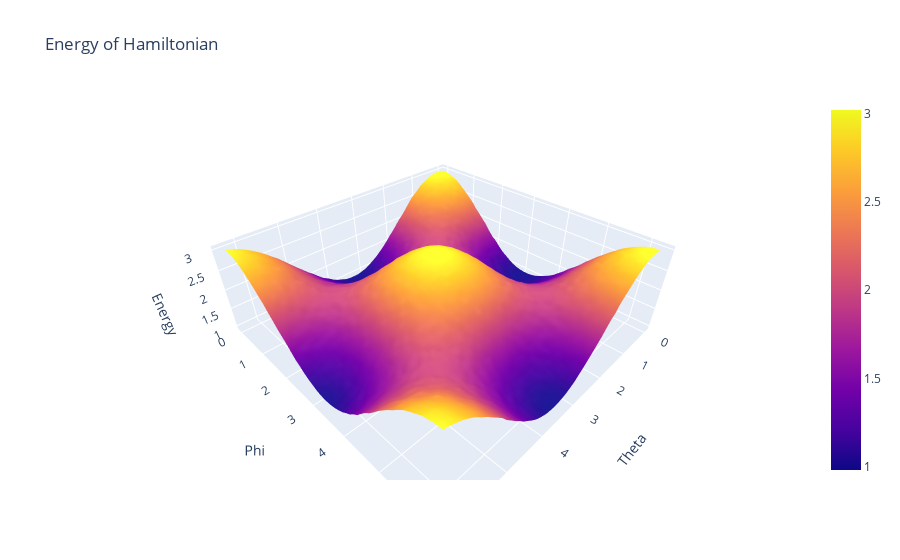

The cell this chart's notebook holds for it:
### Markdown cell above
# CHeck energy surface in parameter space

### Code cell
import numpy as np
import plotly.graph_objects as go

resolution = 50
theta = np.linspace(0, 2*np.pi, resolution)
phi = np.linspace(0, 2*np.pi, resolution)
energies = np.zeros((resolution, resolution))

# Calculate energy values
for i in range(resolution):
    print(i)
    for j in range(resolution):
        energies[i, j] = vqe_step(theta[i], phi[j], False)

# Create 3D plot
fig = go.Figure(data=[go.Surface(z=energies, x=theta, y=phi)])

# Set labels and title
fig.update_layout(scene=dict(
                    xaxis_title='Theta',
                    yaxis_title='Phi',
                    zaxis_title='Energy',
                    ),
                    title='Energy of Hamiltonian')

# Show plot
fig.show()

### Figure 1 — Plotly figure (JSON) as saved in the notebook; plotly's stock layout.template omitted (floating-point values rounded to 4 significant figures; data arrays with more than 128 entries replaced by an {"elided": "..."} marker saying what was removed)
{"data": [{"type": "surface", "x": [0, 0.1282, 0.2565, 0.3847, 0.5129, 0.6411, 0.7694, 0.8976, 1.026, 1.154, 1.282, 1.411, 1.539, 1.667, 1.795, 1.923, 2.052, 2.18, 2.308, 2.436, 2.565, 2.693, 2.821, 2.949, 3.077, 3.206, 3.334, 3.462, 3.59, 3.719, 3.847, 3.975, 4.103, 4.232, 4.36, 4.488, 4.616, 4.744, 4.873, 5.001, 5.129, 5.257, 5.386, 5.514, 5.642, 5.77, 5.899, 6.027, 6.155, 6.283], "y": [0, 0.1282, 0.2565, 0.3847, 0.5129, 0.6411, 0.7694, 0.8976, 1.026, 1.154, 1.282, 1.411, 1.539, 1.667, 1.795, 1.923, 2.052, 2.18, 2.308, 2.436, 2.565, 2.693, 2.821, 2.949, 3.077, 3.206, 3.334, 3.462, 3.59, 3.719, 3.847, 3.975, 4.103, 4.232, 4.36, 4.488, 4.616, 4.744, 4.873, 5.001, 5.129, 5.257, 5.386, 5.514, 5.642, 5.77, 5.899, 6.027, 6.155, 6.283], "z": {"elided": "50x50 float values"}}], "layout": {"scene": {"xaxis": {"title": {"text": "Theta"}}, "yaxis": {"title": {"text": "Phi"}}, "zaxis": {"title": {"text": "Energy"}}}, "title": {"text": "Energy of Hamiltonian"}}}
